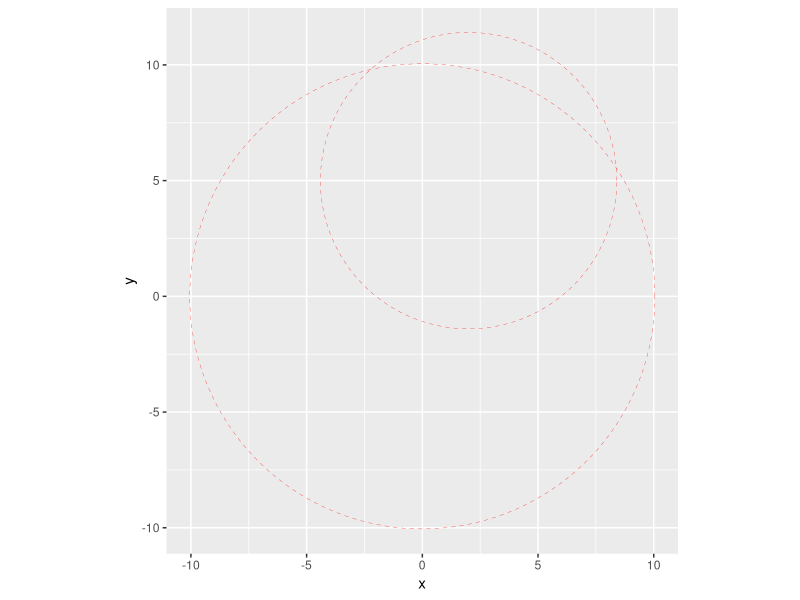
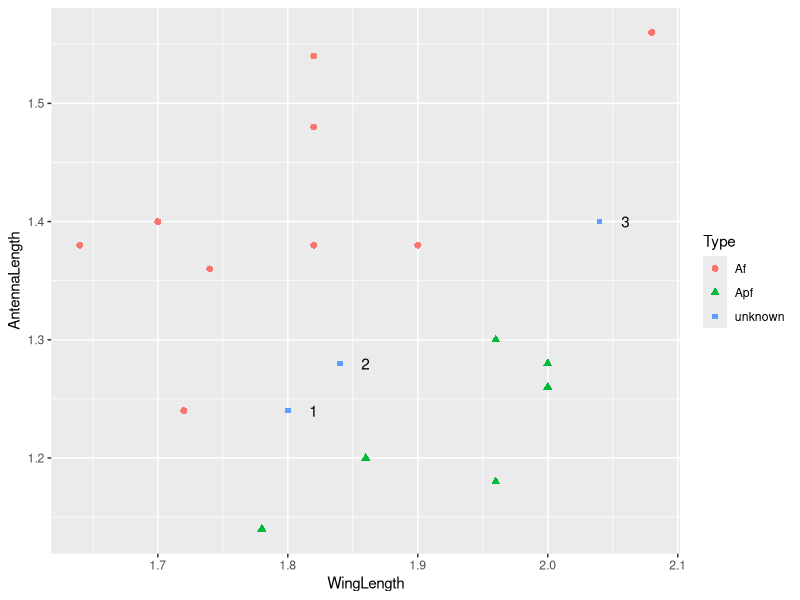
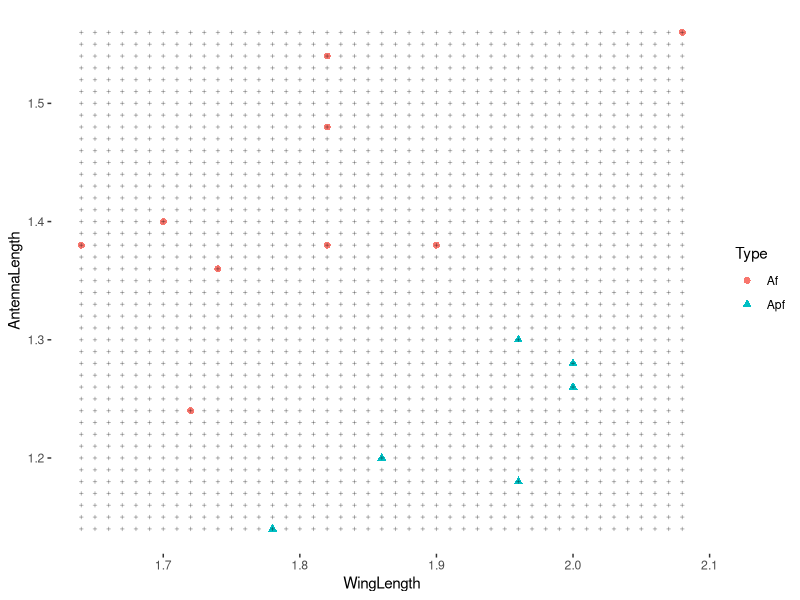
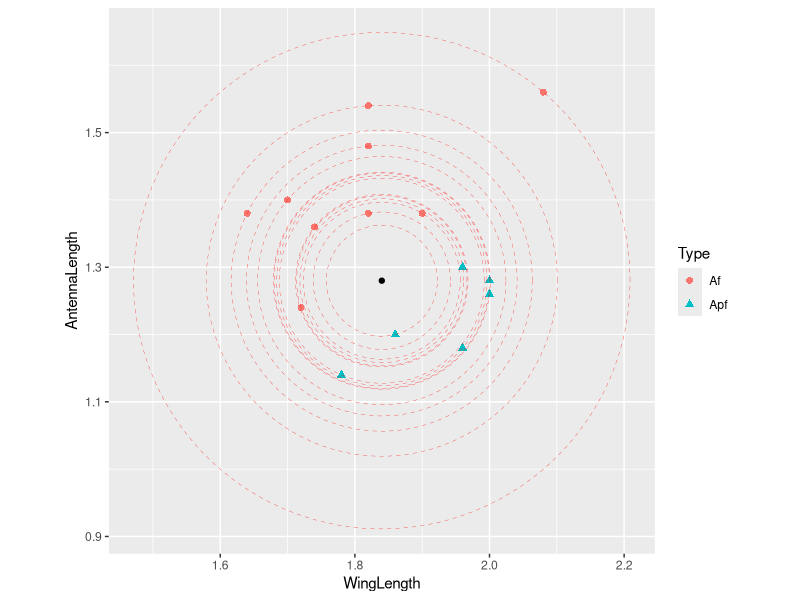
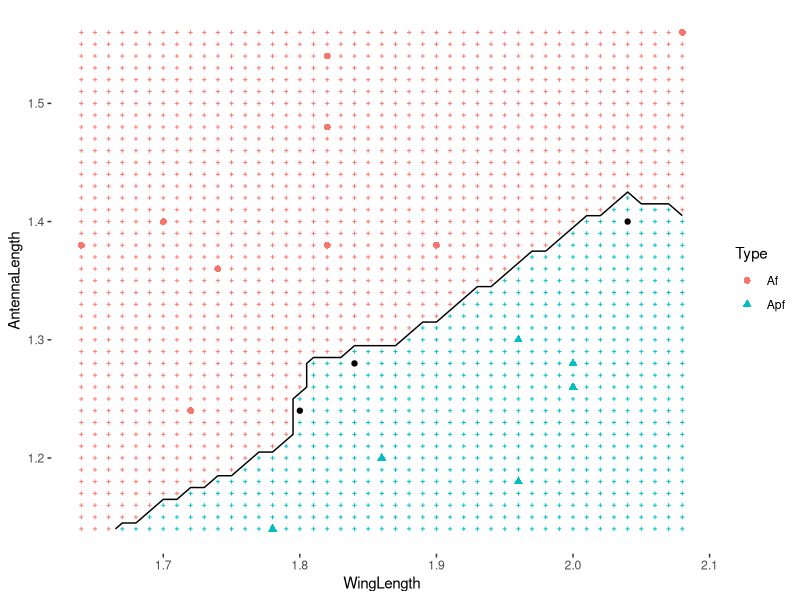

Here is the R script that generated these plots, in order:
##################################################
#
# Applying KNN Classification to Midge data
#
# Student name(s): 
#
##################################################
#
# Directions: (1) read through and run the code to
# understand what it does. 
# (2) Answer the questions at the end, submitting
# the lab in groups of three.
#
#################################################
#
# Answers:  Discuss your answers in class.  There
# is nothing to turn in.
#
#############################################
#          Setup
#############################################
############## load packages ##############
# We will use tibbles, pipes, and ggplot
# modelr is installed with tidyverse, but not loaded
# with it
require(tidyverse)     # manipulation and visualization
require(modelr)        # data_grid()
require(class)         # knn()


#################### Function for drawing circles ##########
# We need to draw a circle from center and point on circumference
# so let's create a function for that
addCircle <- function(center, point) {
  # Calculate the radius between the center and point on circumference
  r <- sqrt((center[[1]] - point[[1]])^2 + 
            (center[[2]] - point[[2]])^2)
  
  # Use parametric function of a circle to create 180 points 
  # on the circle centered at "center" of radius "r"
  myCircle <- 
    tibble(x = center[[1]] + r*cos(seq(0, 2*pi, by = pi/180)),
           y = center[[2]] + r*sin(seq(0, 2*pi, by = pi/180)))
  
  # Use geom_path() to draw a path through the points
  # make the circle red and dashed and thin
  geom_path(data = myCircle,
            aes(x = x, y = y),
            color = "red", linetype = "dashed", size = 0.1) 
}

# An example of how to use addCircle
# coord_fixed() makes the aspect ration 1:1
# so that circles look like circles instead of ellipses
ggplot() + addCircle(c(2,5), c(7,1)) +
  addCircle(c(0,0), c(10,1)) +
  coord_fixed()


###################### Get the training data ############
# This is the same midge data as for the first midge lab
midge.train <- as.tibble(read.csv("ISLR Chapter 1 Midge.txt", 
                                  header = TRUE))

# Look at the factors of the Type
levels(midge.train$Type)

table(midge.train$Type)

# Save a plot of the midges for later
midge.train %>% 
  ggplot(aes(x = WingLength, 
             y = AntennaLength)) +
  geom_point(aes(color = Type,
                 shape = Type), size = 2)   -> midgePlot

################# Create test data #####################  
midge.test <- tibble(Type = c("unknown", "unknown", "unknown"),
                     WingLength = c(1.80, 1.84, 2.04),
                     AntennaLength = c(1.24, 1.28,1.4),
                     Index = c(1, 2, 3))

# Plot the test points on the midge plot
midgePlot +
  geom_point(data = midge.test, 
             aes(color = Type, shape = Type)) +
  geom_text(data = midge.test, 
            aes(label = Index),
            nudge_x = 0.02)

##################### All grid points #############
# create a grid of equally spaced WingLengths and
# AntennaLengths
midge.train %>% 
  data_grid(WingLength = 
              seq_range(WingLength, by = 0.01),
            AntennaLength = 
              seq_range(AntennaLength, by = 0.01)
  ) -> midge.grid


# Add the grid to the midge plot and look at it
midgePlot +
  geom_point(data = midge.grid,
             shape = 3, size = 0.5, alpha = 0.3) +
  theme(panel.background = element_blank())


##################################################
#
# How does KNN work? 
# plots circles around the test midge points
# through each of the known midges
# so that we can determine the classification of the 
# k nearest neighbors for various k
#
##################################################

# Choose which test point to use and store the center
j <- 2
center <- c(midge.test[j, 2], midge.test[j,3])
center

# Initialize myPlot
myPlot <- midgePlot

# loop through the known midges
# adding a circle through the known midge centered
# at the test midge
for (i in 1:15){
  point <- c(midge.train[i, 2], midge.train[i, 3])
  myPlot <- myPlot + addCircle(center, point)
}

# Plot the circles, test midge and square up the axes
myPlot + 
  geom_point(data = slice(midge.test, j)) +
  coord_fixed()

# Repeat with the other 2 test midges

#####################################
#
#   Using R to do knn classification
#
#####################################
#
################ Classify all points in the grid ##########
# knn() requires data frames with
# no extra columns
# 
# training inputs
train.input <- midge.train %>% select(WingLength, AntennaLength)

# test inputs
test.input <- midge.grid %>% select(WingLength, AntennaLength)

# training outputs - must be a vector, not a tibble
train.output <- midge.train$Type

neighbors <- 1

midge.grid$Type <- knn(train = train.input, 
                      test  = test.input, 
                      cl    = train.output, 
                      k     = neighbors)

# Add the grid to the midge plot and look at it
midgePlot +
  geom_point(data = midge.grid,
             aes(color = Type),
             shape = 3, size = 0.5) +
  geom_contour(data = midge.grid, 
               aes(z = as.numeric(Type) ),
               breaks = c(1.5),
               color = "black") +
  theme(panel.background = element_blank()) +
  geom_point(data = midge.test,
             color = "black")



######################################
#
#  Questions
#
######################################
#
# 1. What happens with ties in KNN?  Clearly
#    explain the options for ties and how 
#    each works.
#
#  2. What happens when we use even values of 
#     k to classify the midges?  What does
#     the decision boundary look like?
#     Can we change the behavior of ties to 
#     change the boundary?  Provide examples
#     in R code.
#
#